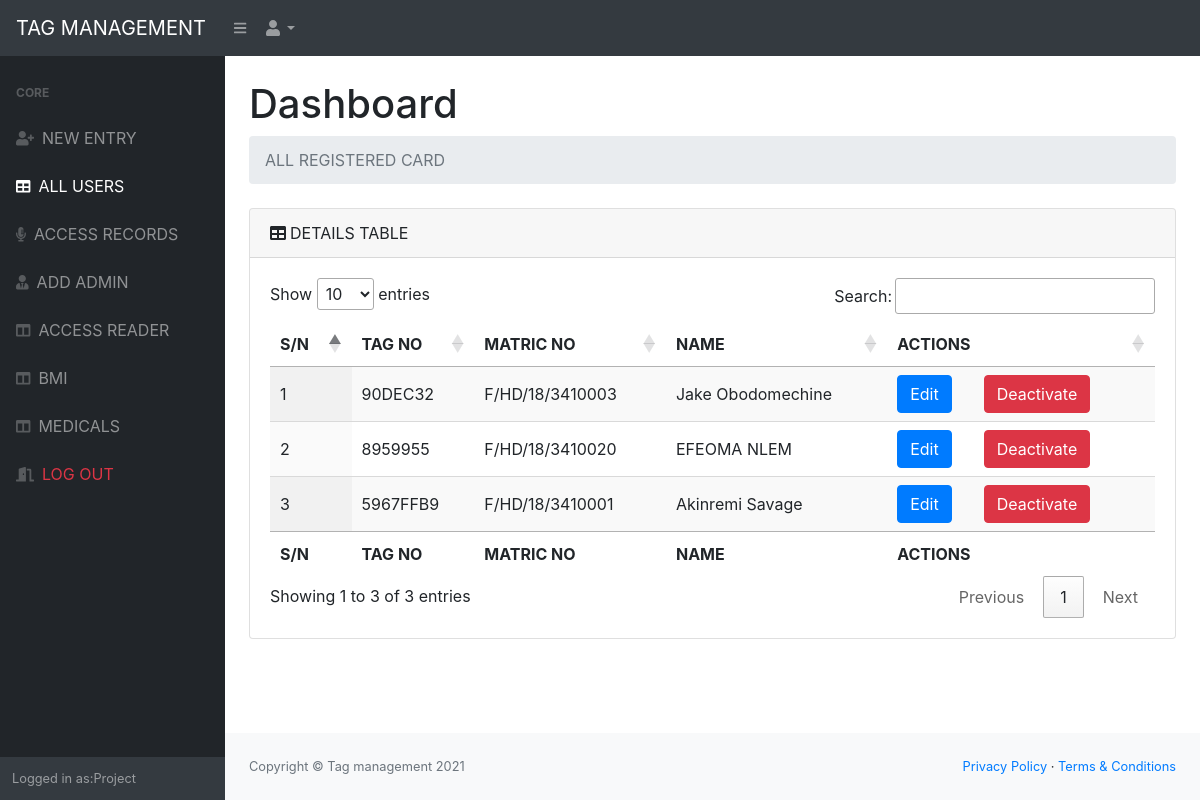
Screenshot of /Project/all_tags.php (signed in) with the database file from the repository.
### tables this page shows
CREATE TABLE `masters_tb` (
  `master_id` int(100) NOT NULL,
  `tag` varchar(255) NOT NULL,
  `student_id` varchar(255) DEFAULT NULL,
  `Firstname` varchar(255) DEFAULT NULL,
  `Lastname` varchar(255) DEFAULT NULL,
  `School` varchar(255) DEFAULT NULL,
  `Department` varchar(255) DEFAULT NULL,
  `rfid_ref` varchar(255) DEFAULT NULL,
  `Gender` varchar(255) DEFAULT NULL,
  `Date_created` datetime DEFAULT current_timestamp(),
  `Date_updated` datetime DEFAULT current_timestamp()
);

### Project/all_tags.php (the view, shortened to what this page needs)
<?php
include("includes/header.php");
?>
<div id="layoutSidenav_content">
    <main>
        <div class="container-fluid">
            <h1 class="mt-4">Dashboard</h1>
            <ol class="breadcrumb mb-4">
                <li class="breadcrumb-item active">ALL REGISTERED CARD</li>
            </ol>
            <div class="card mb-4">
                <div class="card-header"><i class="fas fa-table mr-1"></i>DETAILS TABLE</div>
                <div class="card-body">
                    <table id="all_tags" class="display tables" style="width:100%">
                        <thead>
                        <tr>
                            <th>S/N</th>
                            <th>TAG NO</th>
                            <th>MATRIC NO</th>
                            <th>NAME</th>
                            <th>ACTIONS</th>
                        </tr>
                        </thead>
                        <tbody>
<?php
                        global $connection;
                        $sql = "SELECT * FROM masters_tb";
                        $squery_result = mysqli_query($connection, $sql);
                        if ($squery_result->num_rows > 0) {
                            $i = 1;
                            while ($row =  mysqli_fetch_array($squery_result)) {
                                $id = $row['master_id'];
                                echo "<tr>";
                                echo "<td>" . $i++ . "</td>";
                                echo "<td>" . $row['tag'] . "</td>";
                                echo "<td>" . $row['student_id'] . "</td>";
                                echo "<td>" . $row['Firstname'] . " " . $row['Lastname'] . "</td>";
                                echo "<td>";
                                echo "<a href='update_tag.php?master_id=" . $row['master_id'] . "' class='btn btn-primary' style='margin-right: 1em'>Edit<a/>";
                                echo "<a href='#' onclick='delete_tag({$id})'  class='btn btn-danger 'style='margin-left:1rem;'>Deactivate</a>";
                                echo "</td>";
                                echo "</tr>";
}
                        }
 ?>
                        </tbody>
                        <tfoot>
                        <tr>
                            <th>S/N</th>
                            <th>TAG NO</th>
                            <th>MATRIC NO</th>
                            <th>NAME</th>
                            <th>ACTIONS</th>
                        </tr>
                        </tfoot>
                    </table>
                </div>
            </div>
        </div>
    </main>
    <?php include("includes/footer.php"); ?>

### rows the page displays
masters_tb: tag "90DEC32", student "F/HD/18/3410003", Firstname "Jake", Lastname "Obodomechine"
masters_tb: tag "8959955", student "F/HD/18/3410020", Firstname "EFEOMA", Lastname "NLEM"
masters_tb: tag "5967FFB9", student "F/HD/18/3410001", Firstname "Akinremi", Lastname "Savage"

### other values shown
$_SESSION['username'] "Project"
